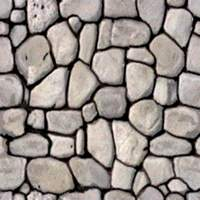
%> input picture image-mosaicing/rock_wall.jpg, 200 x 200 px
$ octave texturequilt.m   (GNU Octave 9; MATLAB toolbox functions it lacks are replaced by stand-ins)
%> lines starting %> are read from the running program, lines starting %| are printed output that depends on the picture
### image-mosaicing/sampletiles.m
function tile_vec = sampletiles(sampleI,tilesize,overlap)


%
%  sample tiles of a given size from a sample image
%
% INPUTS:
%  sampleI: grayscale image to sample from
%  tilesize: the size of the tiles, assumed square
%  overlap: set to "true" to extract overlapping tiles
%           "false" to extract non-overlapping tiles
%           setting to "false" will produce many more
%           tiles.
%
%  OUTPUTS:
%   tile_vec:  a 2D array of size:  tilesize^2  by  numtiles
%              each column of the matrix contains the grayscale
%              values of a tile reshaped into a vector
%
%
% It is generally better to use overlapping tiles in order
% to have a bigger database.  If you are running out of memory
% or testing your code, you may set overlap=false in order to
% test with a much smaller set of sample tiles
%

% extract a bunch of tiles from the image
if (~overlap)
  fprintf('sampling non-overlapping tiles\n');
  %crop our sample texture to be a multiple of tilesize
  croppedsize = floor(size(sampleI)/tilesize)*tilesize;
  sampleI = sampleI(1:croppedsize(1),1:croppedsize(2));
  %grab distinct (non-overlapping) tiles from the sample image
  tile_vec = im2col(sampleI,[tilesize tilesize],'distinct');
else
  fprintf('sampling overlapping tiles\n');
  %extract all tilesize by tilesize sub regions of an image
  tile_vec = im2col(sampleI,[tilesize tilesize],'sliding');
end
nsampletiles = size(tile_vec,2);
fprintf('%d tiles found\n',nsampletiles);

%randomize the order of the tiles in our database
% in case we later want to shrink the database
% first generate a random permultation of the numbers 1:nsampletiles
perm = randperm(nsampletiles);
%reorder the entries in tile vec using this permutation
tile_vec = tile_vec(:,perm);

### image-mosaicing/synth_paste.m
%
% synthesize an output image given a set of tile indices
% by simply pasting the tiles into the output array (no blending)
%
%  tindex : array containing the tile indices to use
%  tile_vec : array containing the tiles
%  tilesize : the size of the tiles  (should be sqrt of the size of the tile vectors)
%  overlap : overlap amount between tiles
%
function output = synth_paste(tindex,tile_vec,tilesize,overlap)

if (tilesize ~= sqrt(size(tile_vec,1)))
  error('tilesize does not match the size of vectors in tile_vec');
end

% compute size of output image, it will be square
% each tile contributes this much to the final output image width.
tilewidth = tilesize-overlap;
outputsize = size(tindex)*tilewidth+overlap;

output = zeros(outputsize(1),outputsize(2));
for i = 1:size(tindex,1)
  for j = 1:size(tindex,2)
     ioffset = (i-1)*tilewidth;
     joffset = (j-1)*tilewidth;

     %grab the selected tile
     tile_image = tile_vec(:,tindex(i,j));
%      figure, imshow(tile_image);
     %reshape it from a vector to a square
     tile_image = reshape(tile_image,tilesize,tilesize);

     %paste it down into the output image
     output((1:tilesize)+ioffset,(1:tilesize)+joffset) = tile_image;
  end
end

### image-mosaicing/synth_quilt.m
function output = synth_quilt(tindex,tile_vec,tilesize,overlap)
%
% synthesize an output image given a set of tile indices
% where the tiles overlap, stitch the images together
% by finding an optimal seam between them
%
%  tindex : array containing the tile indices to use
%  tile_vec : array containing the tiles
%  tilesize : the size of the tiles  (should be sqrt of the size of the tile vectors)
%  overlap : overlap amount between tiles
%
%  output : the output image

if (tilesize ~= sqrt(size(tile_vec,1)))
  error('tilesize does not match the size of vectors in tile_vec');
end

% each tile contributes this much to the final output image width
% except for the last tile in a row/column which isn't overlapped
% by additional tiles
tilewidth = tilesize-overlap;

% compute size of output image based on the size of the tile map
outputsize = size(tindex)*tilewidth+overlap;

colCount = 0;
for i = 1:(size(tindex,1))
    for j = 1:(size(tindex,2)-1)

    if (j == 1)
        lastImage = tile_vec(:,tindex(i,j));
        lastImage = reshape(lastImage, tilesize,tilesize);
    else
        right_tile = tile_vec(:,tindex(i,j));
        right_tile = reshape(right_tile,tilesize,tilesize);
        lastImage = stitch(lastImage,right_tile,overlap);
    end
    end

    if (colCount == 0)
        output = rot90(lastImage);
        colCount = colCount + 1;
    else
        tempOut = stitch(output, rot90(lastImage), overlap);
        output = tempOut;
    end
end
output = rot90(output,3);
end

### image-mosaicing/stitch.m
function [result] = stitch(leftI,rightI,overlap)

%
% stitch together two grayscale images with a specified overlap
%
% leftI : the left image of size (H x W1)
% rightI : the right image of size (H x W2)
% overlap : the width of the overlapping region.
%
% result : an image of size H x (W1+W2-overlap)
%
if (size(leftI,1)~=size(rightI,1)) % make sure the images have compatible heights
  error('left and right image heights are not compatible');
end


H = size(leftI,1);
leftW = size(leftI,2);
rightW = size(rightI,2);
newW = size(leftI,2) + size(rightI,2) - overlap;


leftOverlap = leftI(:,(leftW -(overlap)+1):end);
leftRest = leftI(:,1:(leftW-overlap));
rightOverlap = rightI(:,1:overlap);
rightRest = rightI(:,(overlap+1):end);

costVector = abs(leftOverlap - rightOverlap);

path = shortest_path(costVector);

% disp(path);
aMaskLeft = zeros(size(leftOverlap));
% disp(size(aMaskLeft));
aMaskRight = zeros(size(rightOverlap));
% disp('loop');

s = size(leftOverlap);
sR = size(rightOverlap);
for i = 1:s(1)
    for j = 1:s(2)
        if (path(i) == j)
            aMaskLeft(i,j) = 0.5;
        elseif (j < path(i))
            aMaskLeft(i,j) = 1;
        else
            aMaskLeft(i,j) = 0;
        end
    end
    for j = 1:sR(2)
        if (path(i) == j)
            aMaskRight(i,j) = 0.5;
        elseif (j < path(i))
            aMaskRight(i,j) = 0;
        else
            aMaskRight(i,j) = 1;
        end
    end
end


overlapMatrix = leftOverlap.*aMaskLeft + rightOverlap.*aMaskRight;
result = [leftRest overlapMatrix rightRest];


end

### image-mosaicing/shortest_path.m
function [path] = shortest_path(costs)
% given a 2D array of costs, compute the minimum cost vertical path
% from top to bottom which, at each step, either goes straight or
% one pixel to the left or right.
%
% costs:  a HxW array of costs
%
% path: a Hx1 vector containing the indices (values in 1...W) for
%       each step along the path
    [N,M] = size(costs);

    T = padarray(costs,[0 1]);

    path = zeros([N 1]);

    s = size(T);

    for i = 2:s(1)
        for j = 2:(s(2)-1)
            findMin = [T(i-1,j-1) T(i-1,j) T(i-1,j+1)];
            if (j == 2)
                findMin = [T(i-1,j) T(i-1,j+1)];
            end
            if (j == (s(2)-1))
                findMin = [T(i-1,j-1) T(i-1,j)];
            end
            T(i,j) = T(i,j) + min(findMin);
        end
    end

    T = T(1:s(1),2:(s(2)-1));

    minValue = min(T(s(1),:));
    minPath = find(T(s(1),:) == minValue);

    minPath = minPath(1);
    path(N) = minPath;

    i = N-1;

    backtrackIndex = zeros([N 1]);
    backtrackCost = zeros([N 1]);

    while (i >= 1)

        if (minPath == 1)
            neighbors = [T(i,minPath) T(i,minPath+1)];
            indexes = [minPath minPath+1];
        elseif (minPath == M)
            neighbors = [T(i,minPath-1) T(i,minPath)];
            indexes = [minPath-1 minPath];
        else
            neighbors = [T(i, minPath-1) T(i,minPath) T(i, minPath+1)];
            indexes = [minPath-1 minPath minPath+1];
        end

        [minVal,minIndex] = min(neighbors);

        y = find(neighbors == minVal);
        if (size(y) > 1)
           backtrackIndex(i) = i;
           backtrackCost(i) = backtrackCost(i) + minVal;
        end

        x = indexes(minIndex);
        path(i) = x(1);
        minPath = x(1);

        i = i - 1;
    end
end

### image-mosaicing/texturequilt.m
% This script implements a version of texture quilting based on the paper
%
% " Image Quilting for Texture Synthesis and Transfer",
%  A. Efros, W. Freeman, SIGGRAPH 2001
%
%
% Given an input sample texture image, synthesize a new image
% of a given dimensions by pasting down blocks of the original
% input and then quilting together the edges to give a nice
% looking result.
%

% parameters of the algorithm
imagefile = 'rock_wall.jpg';
ntilesout = [5 10];   % how many tiles wide and tall the output should be
tilesize = 30;    % the size of the tiles we paste down (assumed square)
overlap = 5;      % how much overlap should there be between neighboring tiles
K = 5;            %number of top candidate matches we choose from
alltiles = true;  %use overlapping sample tiles, setting this to false
                 % will generate fewer tiles in the databse

% load in our texture example image and resize it
sampleI = imresize(im2double(rgb2gray(imread(imagefile))),0.5);
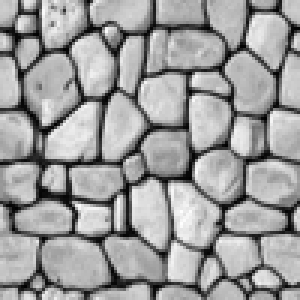
%> sampleI: size 100x100 double (shown 3 times larger); min -0.0303, max 0.949, mean 0.575; drawn with min black and max white

% extract sample tiles from sampleI
tile_vec = sampletiles(sampleI,tilesize,alltiles);
%| 5041 tiles found
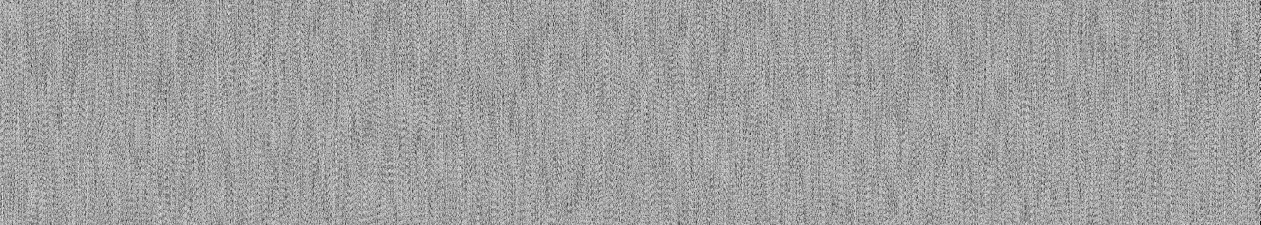
%> tile_vec: size 900x5041 double (shown at 1/4 size); min -0.0303, max 0.949, mean 0.584; drawn with min black and max white
nsampletiles = size(tile_vec,2);
%> nsampletiles = 5041
if (nsampletiles<K)
  error('sample tile database is not big enough!');
end

% define a mask for the right,left,top and bottom edges of a tile
% the mask should be 1 in the overlap zone and zero everywhere else
maskR = [zeros(tilesize,tilesize-overlap) ones(tilesize,overlap)];
maskL = [ones(tilesize,overlap) zeros(tilesize,tilesize-overlap)];
maskT = [ones(overlap,tilesize); zeros(tilesize-overlap,tilesize)];
maskB = [zeros(tilesize-overlap,tilesize); ones(overlap,tilesize)];

% get the indices of patch pixels that are in right,left,top and bottom
indR = find(maskR);
indL = find(maskL);
indT = find(maskT);
indB = find(maskB);

% now loop over output tiles
tindex = zeros(ntilesout);
for i = 1:ntilesout(1)
  for j = 1:ntilesout(2)
     % the first row and first column are a bit special because we don't have
     % tiles to the left or above us at that point.
     if (i==1)&(j==1) %the first tile we just choose at random as in version 0
       matches = 1:nsampletiles;
     elseif (i==1) %first row (but not the first tile), only consider the tile to our left
         lefttile = tile_vec(:,tindex(i,j-1));
         strip = lefttile(indR); %the right strip of that tile
         %compare to the left strip of all our candidates
         matches = topkmatch(strip,tile_vec(indL,:),K);
     elseif (j==1) %first column (but not first row)
         toptile = tile_vec(:,tindex(i-1,j));
         strip = toptile(indB); %the bottom strip of that tile above us
         %compare to the top of all our candidates
         matches = topkmatch(strip,tile_vec(indT,:),K);
     else % i>1 and j>1
         lefttile = tile_vec(:,tindex(i,j-1));
         stripR = lefttile(indR); %the right strip of that tile
         toptile = tile_vec(:,tindex(i-1,j));
         stripB = toptile(indB); %the bottom strip of that tile above us
         strip = [stripR;stripB];
         indLT = [indL;indT];
         % compare to the top of all our candidates
         matches = topkmatch(strip,tile_vec(indLT,:),K);
     end
     % choose one of the top K matches at random
     tindex(i,j) = matches(randi(K));
  end
end
%> after the loop, indLT = 300 values, max 875 at index 300, min 1 at index 1, mean 256.8; lefttile = 900 values, max 0.912 at index 639, min -0.0303 at index 578, mean 0.586; matches = [631 4299 4212 2789 403]; strip = 300 values, max 0.942 at index 207, min -0.0234 at index 199, mean 0.582; stripB = 150 values, max 0.942 at index 57, min -0.0234 at index 49, mean 0.53; stripR = 150 values, max 0.834 at index 98, min 0.0979 at index 65, mean 0.633; toptile = 900 values, max 0.942 at index 357, min -0.025 at index 648, mean 0.577

%synthesize output images based on the tile may stored in tindex
output_paste = synth_paste(tindex,tile_vec,tilesize,overlap);  %just paste down the tiles
%> in synth_paste, `outputsize = size(tindex)*tilewidth+overlap;`: outputsize = [130 255]
%> in synth_paste, `output = zeros(outputsize(1),outputsize(2));`: output: size 130x255 double; every value is 0
%> the loop in synth_paste, `for i = 1:size(tindex,1)` made 5 passes
%> after the loop in synth_paste, `for i = 1:size(tindex,1)`:
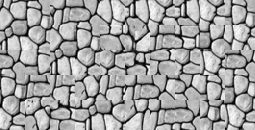
%> output: size 130x255 double; min -0.0303, max 0.949, mean 0.589; drawn with min black and max white
% disp(tindex);
% disp(tile_vec);
% disp(tilesize);
output_quilt = synth_quilt(tindex,tile_vec,tilesize,overlap);  %quilt together the tiles... you should implement this function
%> the loop in synth_quilt, `for i = 1:(size(tindex,1))` made 5 passes
%> colCount on pass 1: 1
%> pass 1, in synth_quilt, `output = rot90(lastImage);`:
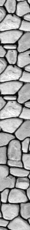
%> output: size 230x30 double; min -0.025, max 0.949, mean 0.6; drawn with min black and max white
%> pass 2, in stitch, `result = [leftRest overlapMatrix rightRest];`:
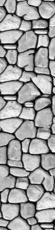
%> result: size 230x55 double; min -0.0303, max 0.949, mean 0.586; drawn with min black and max white
%> after the loop in synth_quilt, `for i = 1:(size(tindex,1))`:
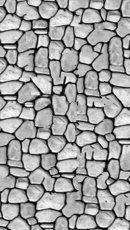
%> output: size 230x130 double; min -0.0303, max 0.949, mean 0.586; drawn with min black and max white
%> in synth_quilt, `output = rot90(output,3);`:
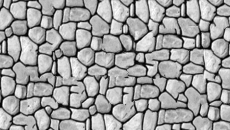
%> output: size 130x230 double; min -0.0303, max 0.949, mean 0.586; mean of the top-left, top-right, bottom-left and bottom-right quarters 0.587, 0.588, 0.585, 0.584; drawn with min black and max white

%display the output images
figure(3); subplot(3,1,1); imshow(sampleI); axis image;  title('original sample');
figure(3); subplot(3,1,2); imshow(output_paste); axis image;  title('synthesized, pasted');
figure(3); subplot(3,1,3); imshow(output_quilt); axis image;  title('synthesized, quilted');
